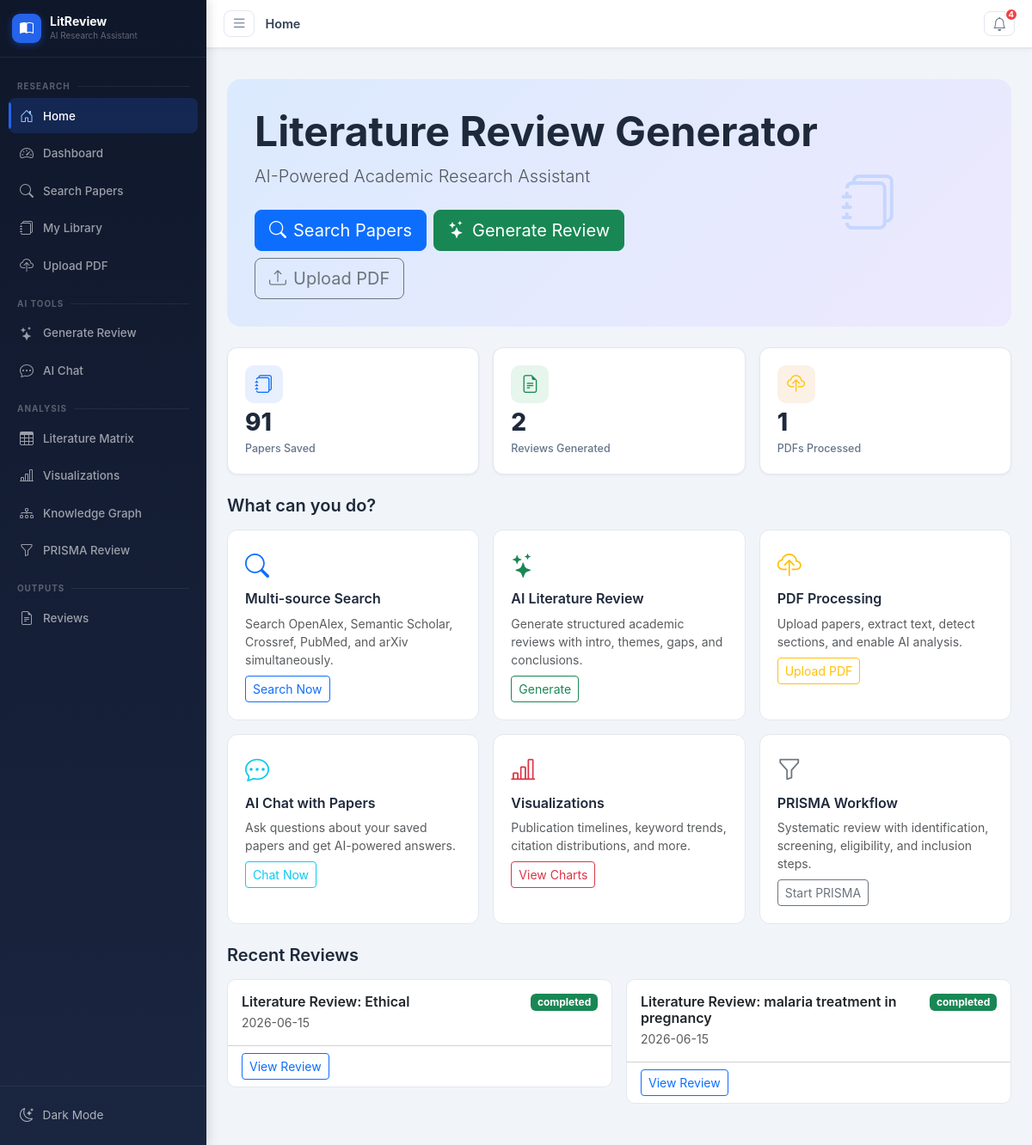
Before: / with the older database file.
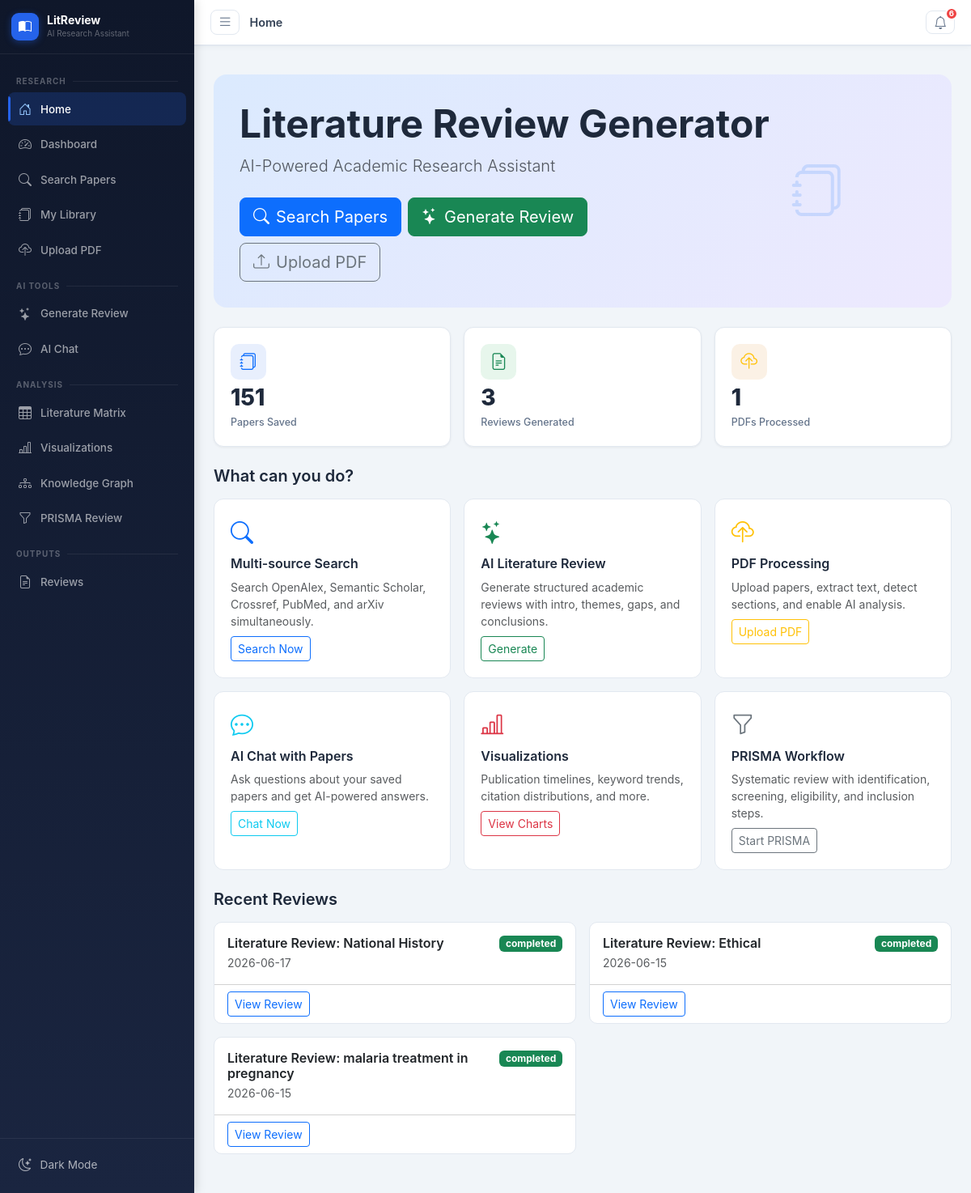
After: the same page with the newer database file.
### tables this page shows
CREATE TABLE literature_reviews (
            id INTEGER PRIMARY KEY AUTOINCREMENT,
            title TEXT NOT NULL,
            topic TEXT,
            introduction TEXT,
            thematic_analysis TEXT,
            research_gaps TEXT,
            future_directions TEXT,
            conclusion TEXT,
            paper_ids TEXT,
            status TEXT DEFAULT 'draft',
            word_count INTEGER DEFAULT 0,
            created_at TIMESTAMP DEFAULT CURRENT_TIMESTAMP,
            updated_at TIMESTAMP DEFAULT CURRENT_TIMESTAMP
        );

### blueprints/main.py (the view)
@main_bp.route('/')
def index():
    site = get_site_settings()
    db = get_db()
    stats = {
        'papers': db.execute('SELECT COUNT(*) as c FROM papers').fetchone()['c'],
        'reviews': db.execute('SELECT COUNT(*) as c FROM literature_reviews').fetchone()['c'],
        'uploads': db.execute('SELECT COUNT(*) as c FROM paper_files').fetchone()['c'],
    }
    recent_reviews = db.execute('SELECT * FROM literature_reviews ORDER BY created_at DESC LIMIT 5').fetchall()
    db.close()
    return render_template('index.html', site=site, stats=stats,
                           recent_reviews=recent_reviews, notifications=get_notifications())

### blueprints/main.py (called while the page is built)
def get_site_settings():
    db = get_db()
    rows = db.execute('SELECT key, value FROM site_settings').fetchall()
    db.close()
    return {r['key']: r['value'] for r in rows}

def get_notifications():
    db = get_db()
    rows = db.execute('SELECT * FROM notifications WHERE is_read=0 ORDER BY created_at DESC LIMIT 10').fetchall()
    db.close()
    return [dict(r) for r in rows]

### models/__init__.py (called while the page is built)
def get_db():
    conn = sqlite3.connect(Config.DATABASE_PATH)
    conn.row_factory = sqlite3.Row
    return conn

### templates/index.html (shortened to what the changed rows need)
{% extends "base.html" %}
{% block content %}
<div class="hero-section mb-4">
  <div class="row align-items-center">
    <div class="col-lg-8">
      <h1 class="display-5 fw-bold mb-2" style="white-space:nowrap;">{{ site.get('site_name','Literature Review Generator') }}</h1>
    </div>
  </div>
</div>
<div class="row g-3 mb-4">
  <div class="col-6 col-md-4">
    <div class="stat-card">
      <div class="stat-icon bg-primary-soft"><i class="bi bi-journals text-primary"></i></div>
      <div class="stat-value">{{ stats.papers }}</div>
      <div class="stat-label">Papers Saved</div>
    </div>
  </div>
  <div class="col-6 col-md-4">
    <div class="stat-card">
      <div class="stat-icon bg-success-soft"><i class="bi bi-file-earmark-text text-success"></i></div>
      <div class="stat-value">{{ stats.reviews }}</div>
      <div class="stat-label">Reviews Generated</div>
    </div>
  </div>
</div>
{% if recent_reviews %}
<div class="row g-3">
  {% for review in recent_reviews %}
  <div class="col-md-6">
    <div class="card card-hover">
      <div class="card-body">
        <div class="d-flex justify-content-between align-items-start">
          <div>
            <h6 class="fw-semibold mb-1">{{ review.title }}</h6>
            <p class="text-muted small mb-0">{{ review.created_at[:10] }}</p>
          </div>
          <span class="badge bg-{{ 'success' if review.status == 'completed' else 'secondary' }}">{{ review.status }}</span>
        </div>
      </div>
      <div class="card-footer bg-transparent">
        <a href="/reviews/{{ review.id }}" class="btn btn-sm btn-outline-primary">View Review</a>
      </div>
    </div>
  </div>
  {% endfor %}
</div>
{% endif %}
{% endblock %}

Changed rows visible on the page:
added literature_reviews: title "Literature Review: National History", created_at "2026-06-17", status "completed"
Other visible differences:
{{ g_notif_count }}: "4" → "6"
{{ stats.papers }}: "91" → "151"
{{ stats.reviews }}: "2" → "3"
